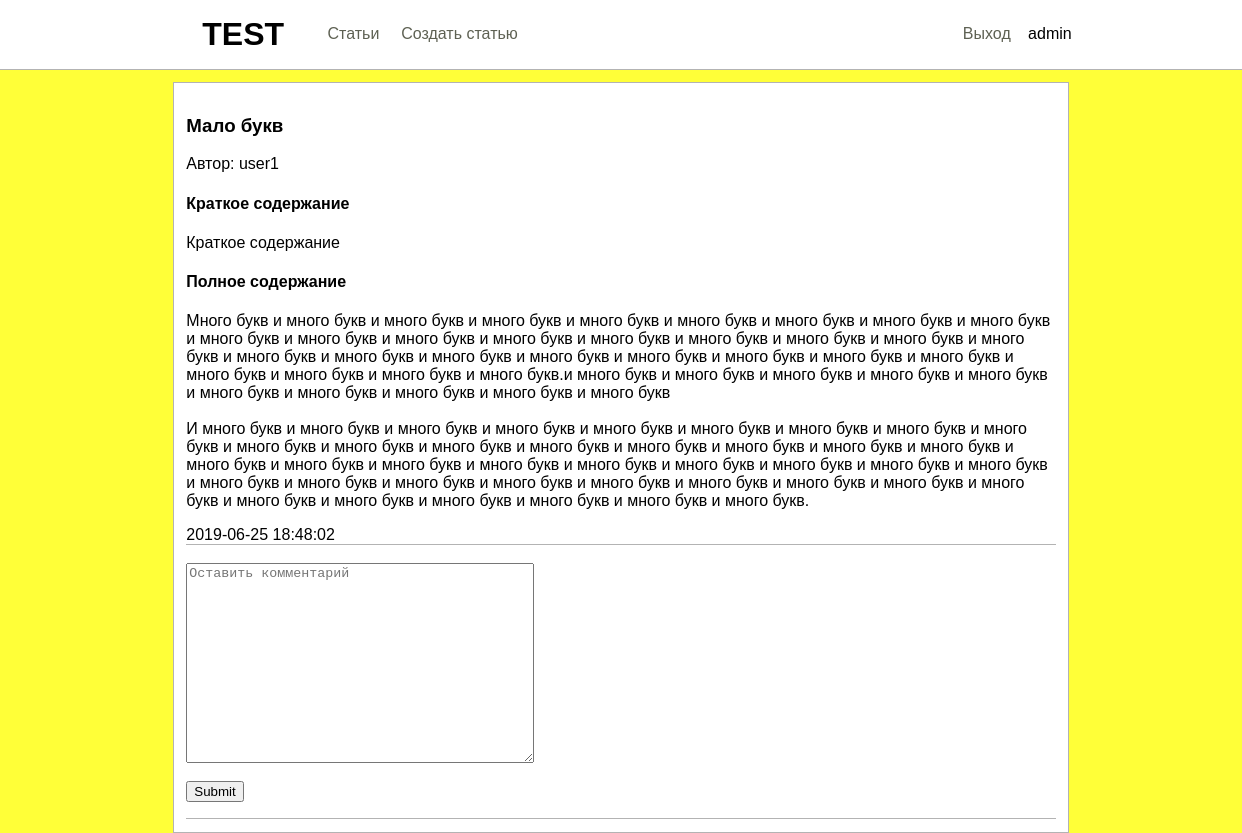
Page /article_page.php?id=17 (signed in) on the committed database.
### tables this page shows
CREATE TABLE `articles` (
  `id` int(11) NOT NULL,
  `head` varchar(255) NOT NULL,
  `author` varchar(255) NOT NULL,
  `short` text NOT NULL,
  `text` text NOT NULL,
  `pubdate` datetime NOT NULL DEFAULT CURRENT_TIMESTAMP
);

### article_page.php (the view, shortened to what this page needs)
<?php
include 'includes/header.php';
$id=$_GET['id'];
?>
<div class="container main bg_white">
    <?php
    include 'includes/connection.php';
    $result = mysqli_query($connection,"SELECT * FROM `articles` WHERE `id`='$id'");
    while (($articles=mysqli_fetch_assoc($result)))
    {   if ($articles['author']==$_SESSION['login']){
        echo '<a style="float:right;" href="article_redact.php?id='.$articles['id'].'">Редактировать статью</a>';
        }
        echo '<div><h3>'.$articles['head'].'</h3>';
        echo '<p>Автор: '.$articles['author'].'</p>';
        echo '<h4>Краткое содержание</h4>';
        echo '<p style="word-wrap: break-word;">'.str_replace("\n",'<br>',$articles['short']).'</p>';
        echo '<h4>Полное содержание</h4>';
        echo '<p style="word-wrap: break-word;">'.str_replace("\n",'<br>',$articles['text']).'</p></div>';
        echo $articles['pubdate'];
    }
    ?>
    <div class="article">
        <br>
        <form action="includes/comment_add.php" method="post">
            <textarea style="width: 40%; height: 25%;" placeholder="Оставить комментарий" name="comment"></textarea><br><br>
            <input type="submit">
        </form>
        <div class="article">
        </div>
    </div>
</div>

### css/main.css (style rules this page uses)
.container { width: 70%; margin: 0 auto; }
.bg_white { background-color: #fff; }
.container textarea { width: 80%; height: 45%; }
.main { border: rgba(139, 139, 139, 0.65) solid 1px; margin-top: 1%; padding: 1%; }
.article { border-top: rgba(139, 139, 139, 0.65) solid 1px; word-wrap: break-word; }

### rows in the picture
articles: head "Мало букв", author "user1", short "Краткое содержание", text "Много букв и много букв и много букв и много букв и много букв и много букв и много букв и много букв и много букв и много букв и много букв и много букв и много букв и много букв и много букв и много букв и много букв и много букв и много букв и много букв и много букв и много букв и много букв и много букв и много букв и много букв и много букв и много букв и много букв и много букв.и много букв и много букв и много букв и много букв и много букв и много букв и много букв и много букв и много букв и много букв И много букв и много букв и много букв и много букв и много букв и много букв и много букв и много букв и много букв и много букв и много букв и много букв и много букв и много букв…", pubdate "2019-06-25 18:48:02"

### other values in the picture
$_SESSION['login'] "admin"
